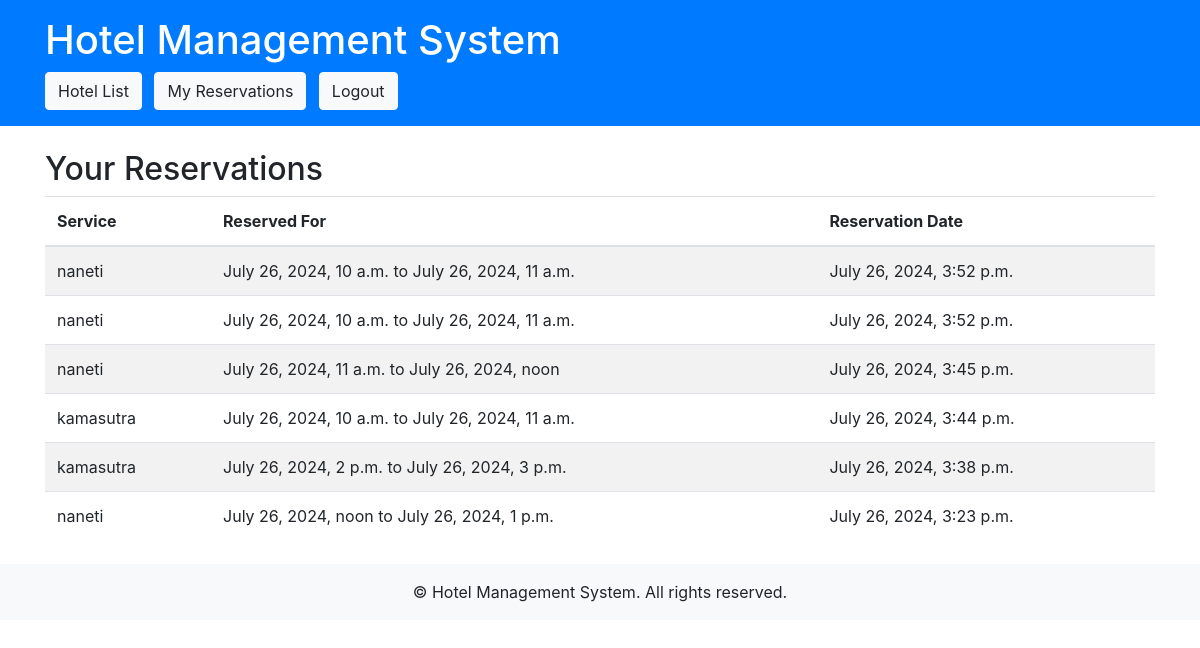
The app's page /hotels/reservations/ (signed in), older data.
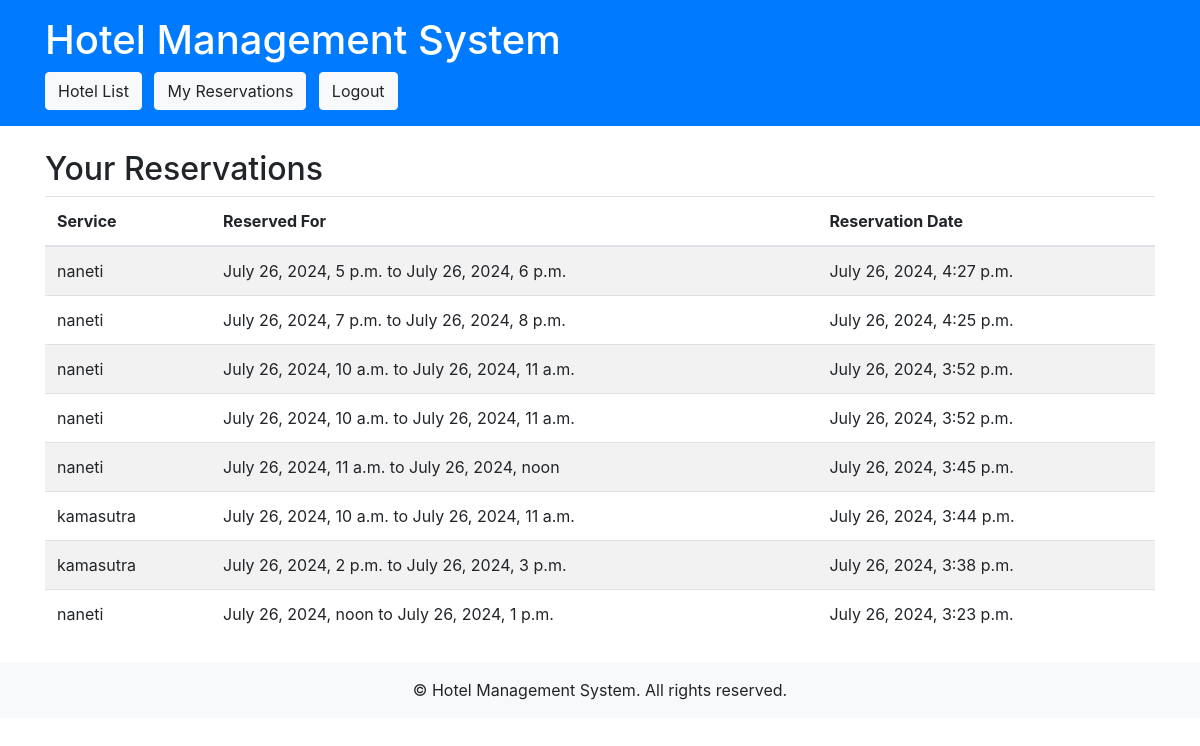
The same page, newer data.
### hotels/models.py (models this page shows, shortened)
class Reservation(models.Model):
    user = models.ForeignKey(CustomUser, on_delete=models.CASCADE)
    service = models.ForeignKey(Service, on_delete=models.CASCADE)
    reservation_date = models.DateTimeField(auto_now_add=True)
    reserved_for = models.ForeignKey(AvailableTime, on_delete=models.CASCADE)

class Service(models.Model):
    hotel = models.ForeignKey(Hotel, related_name='services', on_delete=models.CASCADE)
    name = models.CharField(max_length=255)
    description = models.TextField()
    price = models.DecimalField(max_digits=10, decimal_places=2)
    available = models.BooleanField(default=True)

class AvailableTime(models.Model):
    service = models.ForeignKey(Service, related_name='available_times', on_delete=models.CASCADE)
    start_time = models.DateTimeField()
    end_time = models.DateTimeField()
    is_reserved = models.BooleanField(default=False)

### hotels/views.py (the view)
# urls.py: path('reservations/', UserReservationsView.as_view(), name='user_reservations'),
class UserReservationsView(LoginRequiredMixin, ListView):
    model = Reservation
    template_name = 'user_reservations.html'
    context_object_name = 'reservations'
    def get_queryset(self):
        return Reservation.objects.filter(user=self.request.user).order_by('-reservation_date')

### hotels/templates/user_reservations.html (shortened to what this page needs)
<!DOCTYPE html>
<html lang="en">
<head>
    <link href="https://stackpath.bootstrapcdn.com/bootstrap/4.5.2/css/bootstrap.min.css" rel="stylesheet">
</head>
<body>
    <header class="bg-primary text-white py-3">
        <div class="container">
            <h1 class="mb-0">Hotel Management System</h1>
            <nav class="mt-2">
                <a class="btn btn-light mr-2" href="{% url 'hotel_list' %}">Hotel List</a>
                <a class="btn btn-light mr-2" href="{% url 'user_reservations' %}">My Reservations</a>
                <a class="btn btn-light" href="{% url 'logout' %}">Logout</a>
            </nav>
        </div>
    </header>
    <main class="container my-4">
        <h2>Your Reservations</h2>
        {% if reservations %}
            <table class="table table-striped">
                <thead>
                    <tr>
                        <th>Service</th>
                        <th>Reserved For</th>
                        <th>Reservation Date</th>
                    </tr>
                </thead>
                <tbody>
                    {% for reservation in reservations %}
                        <tr>
                            <td>{{ reservation.service.name }}</td>
                            <td>{{ reservation.reserved_for.start_time }} to {{ reservation.reserved_for.end_time }}</td>
                            <td>{{ reservation.reservation_date }}</td>
                        </tr>
                    {% endfor %}
                </tbody>
            </table>
        {% else %}
            <div class="alert alert-info" role="alert">
                You have no reservations.
            </div>
        {% endif %}
    </main>
    <footer class="bg-light text-center py-3">
        <p class="mb-0">&copy; {{ current_year }} Hotel Management System. All rights reserved.</p>
    </footer>
</body>
</html>

Row changes from the older to the newer data that the page shows:
added Reservation: service.name "naneti", reserved_for.start_time "July 26, 2024, 5 p.m.", reserved_for.end_time "July 26, 2024, 6 p.m.", reservation_date "July 26, 2024, 4:27 p.m."
added Reservation: service.name "naneti", reserved_for.start_time "July 26, 2024, 7 p.m.", reserved_for.end_time "July 26, 2024, 8 p.m.", reservation_date "July 26, 2024, 4:25 p.m."
